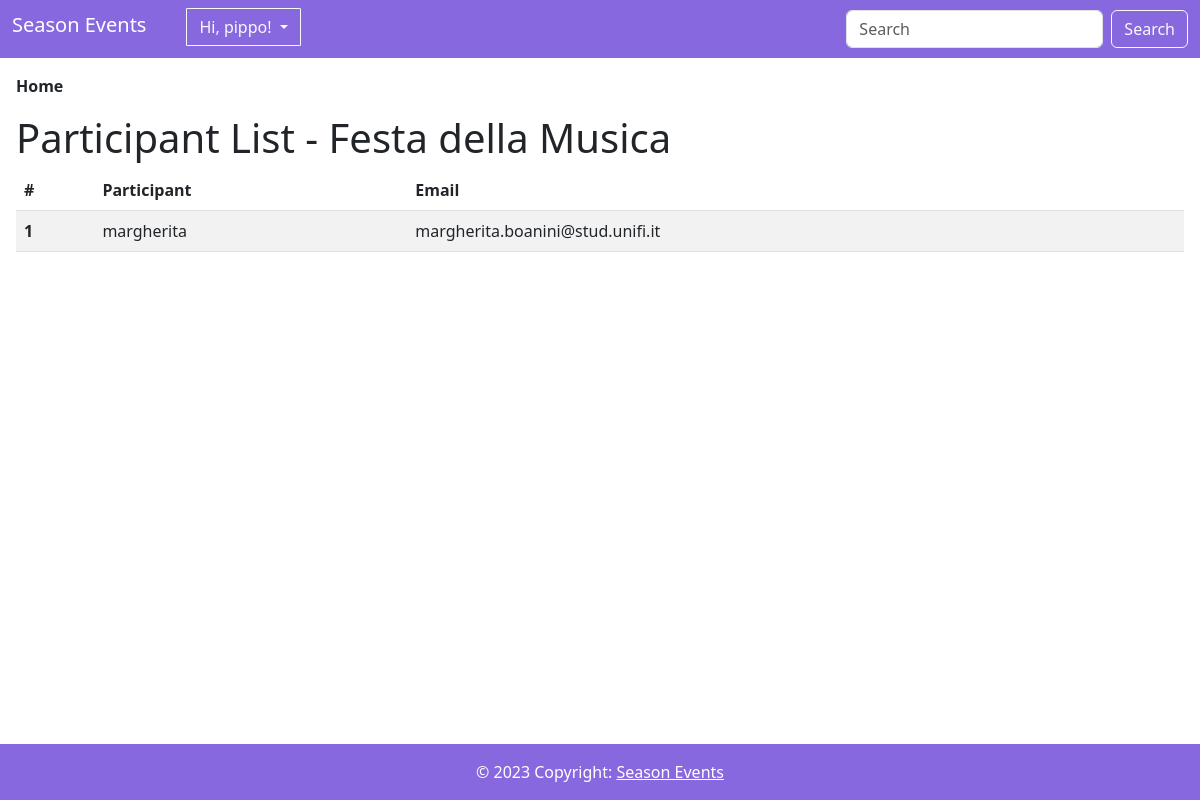
Page /event/Festa della Musica/participants (signed in) on the committed database.
### event/models.py (models this page shows, shortened)
class Event(models.Model):
    title = models.CharField(max_length=100, primary_key=True)
    description = models.TextField()
    date = models.DateField()
    time = models.TimeField(default=datetime.time)
    location = models.CharField(max_length=100)
    program = models.TextField(default='Not Available')
    ticket_price = models.DecimalField(max_digits=8, decimal_places=2, default=0)
    image = models.ImageField(upload_to=event_image_upload_path, null=True, blank=True)
    category = models.ManyToManyField('EventCategory')
    participants = models.ManyToManyField(User, related_name="events_participants")
    creator = models.ForeignKey(User, on_delete=models.CASCADE, related_name='events_created')
    max_seats = models.PositiveIntegerField()
    available_seats = models.PositiveIntegerField()

class Registration(models.Model):
    event = models.ForeignKey(Event, on_delete=models.CASCADE, related_name='registrations')
    participant = models.ForeignKey(User, on_delete=models.CASCADE)

### event/views.py (the view)
# urls.py: path('event/<str:title>/participants', views.participant_list, name='participant_list'),
@login_required
def participant_list(request, title):
    event = get_object_or_404(Event, title=title)
    if request.user != event.creator:
        messages.error(request, "You are not authorized to remove this event.")
        return redirect('event:my_events')
    registrations = event.registrations.all()
    return render(request, 'participant_list.html', {'event': event, 'registrations': registrations})

### templates/participant_list.html (shortened to what this page needs)
{% extends "base.html" %}
{% block content %}
    <div class="mx-3 my-3">
        <h1>Participant List - {{ event.title }}</h1>
        <table class="table table-striped">
            <thead>
                <tr>
                    <th scope="col">#</th>
                    <th scope="col">Participant</th>
                    <th scope="col">Email</th>
                </tr>
            </thead>
            <tbody>
                {%  for registration in registrations %}
                    <tr>
                        <th scope="row">{{ forloop.counter }}</th>
                        <td>{{ registration.participant.username }}</td>
                        <td>{{ registration.participant.email }}</td>
                    </tr>
                {% endfor %}
            </tbody>
        </table>
    </div>
{% endblock %}

### templates/base.html (shortened to what this page needs)
<!DOCTYPE html>
<html lang="en">
<head>
    <link href="https://cdn.jsdelivr.net/npm/bootstrap@5.3.0/dist/css/bootstrap.min.css" rel="stylesheet"
>
</head>
<body>
    <nav class="navbar navbar-expand-lg" style="background-color: #8868de;">
        <div class="container-fluid justify-content-between">
            <div class="d-flex">
                <a class="navbar-brand h1" style="color: white" href="http://127.0.0.1:8000">Season Events</a>
                {% if not user.is_authenticated %}
                    <div class="dropdown text-end">
                        <button class="btn btn-outline-light dropdown-toggle mx-4" style="border-radius:2%;" id="dropdownMenuButton" type="button"
                                aria-expanded="false" data-toggle="dropdown" aria-haspopup="true">
                                Hello!
                        </button>
                        <div class="dropdown-menu" style="border-radius:2%;" aria-labelledby="dropdownMenuButton">
                            <a class="dropdown-item" href="{% url 'event:login' %}">
                                Log In</a>
                            <a class="dropdown-item" href="{% url 'event:signup' %}">
                                Sign Up</a>
                        </div>
                    </div>
                {% else %}
                    <div class="dropdown text-end">
                        <button class="btn btn-outline-light dropdown-toggle mx-4" style="border-radius:2%;" id="dropdownMenuButton" type="button"
                                aria-expanded="false" data-toggle="dropdown" aria-haspopup="true">
                                Hi, {{ request.user.username }}!
                        </button>
                    </div>
                {% endif %}
            </div>
            <form class="ml-auto d-flex" role="search" method="GET" action="{% url 'event:event_search' %}">
                <input class="form-control me-2" type="text" name="query" placeholder="Search" aria-label="Search"
                    value="{{ query }}">
                <button class="btn btn-outline-light" type="submit">Search</button>
            </form>
        </div>
    </nav>
    <p class="m-3">
        <a href="{% url 'event:event_list'%}" style="color: black;" class="link-offset-2 link-offset-1-hover link-underline
                link-underline-opacity-0 link-underline-opacity-75-hover link-dark"> <b> Home </b></a></p>
    {% block content %}
    {% endblock %}
    <footer>
        <div class="text-center p-3 fixed-bottom text-white" style="background-color: #8868de">
            © 2023 Copyright:
            <a class="text-white link-underline-opacity-0" href="http://127.0.0.1:8000">Season Events</a>
        </div>
    </footer>
</body>
</html>

### templates/base.html (style rules this page uses)
body { margin-bottom: 60px; }

### rows in the picture
Event: title "Festa della Musica"
Registration: participant.username "margherita", participant.email "margherita.boanini@stud.unifi.it"

### other values in the picture
{{ request.user.username }} "pippo"
